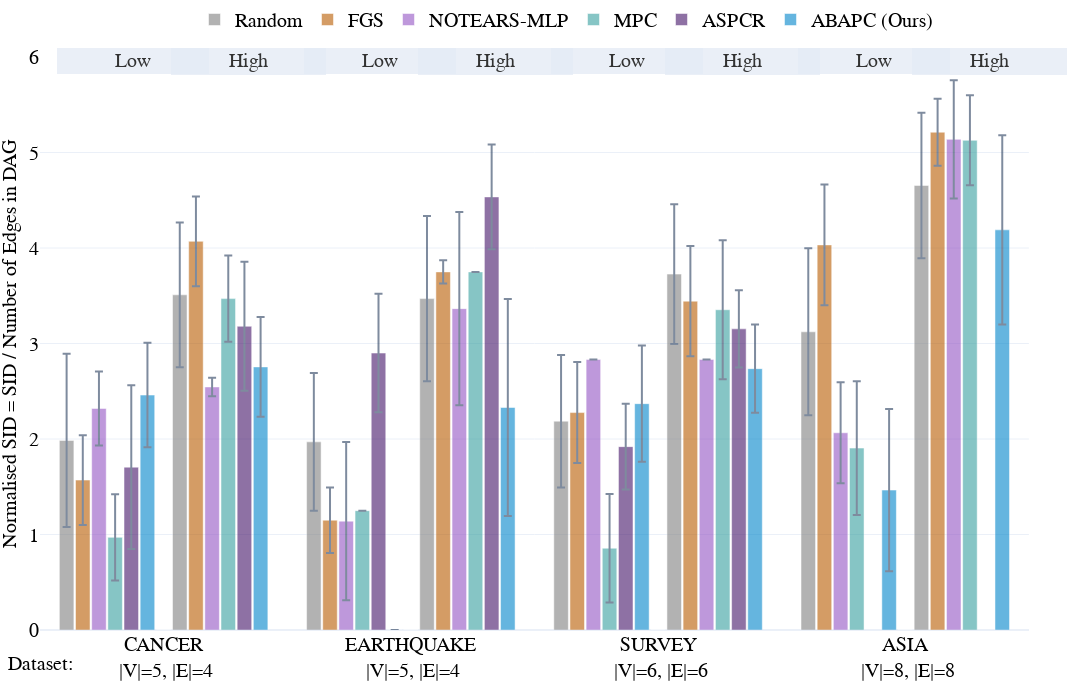

The code cell stored with this chart in its notebook:
### Markdown cell above
### CPDAG Evaluation

### Code cell
version_cpdag = version+'_cpdag'

all_sum = pd.DataFrame(np.load(f"../results/stored_results_{version}_cpdag.npy", allow_pickle=True), 
                       columns=['dataset', 'model', 'elapsed_mean', 'elapsed_std', 'nnz_mean', 'nnz_std', 
                                'fdr_mean', 'fdr_std', 'tpr_mean', 'tpr_std', 'fpr_mean', 'fpr_std', 
                                'precision_mean', 'precision_std', 'recall_mean', 'recall_std',
                                'F1_mean', 'F1_std', 'shd_mean', 'shd_std', 
                                'SID_low_mean', 'SID_low_std', 'SID_high_mean', 'SID_high_std'
                                ])
all_sum_aspcr = pd.DataFrame(np.load(f"../results/stored_results_aspcr_{version}_cpdag.npy", allow_pickle=True), 
                       columns=['dataset', 'model', 'elapsed_mean', 'elapsed_std', 'nnz_mean', 'nnz_std', 
                                'fdr_mean', 'fdr_std', 'tpr_mean', 'tpr_std', 'fpr_mean', 'fpr_std', 
                                'precision_mean', 'precision_std', 'recall_mean', 'recall_std',
                                'F1_mean', 'F1_std', 'shd_mean', 'shd_std', 
                                'SID_low_mean', 'SID_low_std', 'SID_high_mean', 'SID_high_std'
                                ])
all_sum_aspcr['model'] = 'ASPCR'

all_sum = pd.concat([all_sum, all_sum_aspcr])

all_sum['n_edges'] = all_sum['dataset'].map(dags_arcs_map)
all_sum['n_nodes'] = all_sum['dataset'].map(dags_nodes_map)
for var in ['shd','SID_low','SID_high']:
    all_sum['p_'+var+'_mean'] = all_sum[var+'_mean'].astype(float)/all_sum['n_edges'].astype(int)
    all_sum['p_'+var+'_std'] = all_sum[var+'_std'].astype(float)/all_sum['n_edges'].astype(int)
all_sum['dataset'] = [a.upper() for a in all_sum["dataset"].astype(str)]
all_sum['dataset'] = all_sum['dataset'] +np.repeat("<br> |V|=",len(all_sum))+ all_sum["n_nodes"].astype(str)+np.repeat(", |E|=",len(all_sum))+\
                     all_sum["n_edges"].astype(str)

double_bar_chart_plotly(all_sum, ['p_SID_low','p_SID_high'], names_dict, colors_dict, methods, save_figs=save_figs, output_name="../results/figs/Fig.2_SID_cpdag.html", debug=False, range_y1=[0,6], range_y2=[0,6])#

### Figure 1 — Plotly figure (JSON) as saved in the notebook; plotly's stock layout.template omitted (floating-point values rounded to 4 significant figures)
{"data": [{"error_y": {"array": [0.9075, 0.72, 0.6933, 0.8738], "type": "data", "visible": true}, "marker": {"color": "grey"}, "name": "Random", "offsetgroup": "0", "opacity": 0.6, "showlegend": true, "type": "bar", "x": ["CANCER<br> |V|=5, |E|=4", "EARTHQUAKE<br> |V|=5, |E|=4", "SURVEY<br> |V|=6, |E|=6", "ASIA<br> |V|=8, |E|=8"], "y": [1.985, 1.97, 2.187, 3.123], "yaxis": "y"}, {"error_y": {"array": [0.47, 0.3425, 0.5283, 0.6312], "type": "data", "visible": true}, "marker": {"color": "#b85c00"}, "name": "FGS", "offsetgroup": "1", "opacity": 0.6, "showlegend": true, "type": "bar", "x": ["CANCER<br> |V|=5, |E|=4", "EARTHQUAKE<br> |V|=5, |E|=4", "SURVEY<br> |V|=6, |E|=6", "ASIA<br> |V|=8, |E|=8"], "y": [1.57, 1.15, 2.277, 4.032], "yaxis": "y"}, {"error_y": {"array": [0.3875, 0.8275, 0, 0.5288], "type": "data", "visible": true}, "marker": {"color": "#9454c4"}, "name": "NOTEARS-MLP", "offsetgroup": "2", "opacity": 0.6, "showlegend": true, "type": "bar", "x": ["CANCER<br> |V|=5, |E|=4", "EARTHQUAKE<br> |V|=5, |E|=4", "SURVEY<br> |V|=6, |E|=6", "ASIA<br> |V|=8, |E|=8"], "y": [2.32, 1.14, 2.833, 2.065], "yaxis": "y"}, {"error_y": {"array": [0.4525, 0, 0.5683, 0.7], "type": "data", "visible": true}, "marker": {"color": "#379f9f"}, "name": "MPC", "offsetgroup": "3", "opacity": 0.6, "showlegend": true, "type": "bar", "x": ["CANCER<br> |V|=5, |E|=4", "EARTHQUAKE<br> |V|=5, |E|=4", "SURVEY<br> |V|=6, |E|=6", "ASIA<br> |V|=8, |E|=8"], "y": [0.97, 1.25, 0.8567, 1.905], "yaxis": "y"}, {"error_y": {"array": [0.8575, 0.62, 0.4483], "type": "data", "visible": true}, "marker": {"color": "#441469"}, "name": "ASPCR", "offsetgroup": "4", "opacity": 0.6, "showlegend": true, "type": "bar", "x": ["CANCER<br> |V|=5, |E|=4", "EARTHQUAKE<br> |V|=5, |E|=4", "SURVEY<br> |V|=6, |E|=6"], "y": [1.705, 2.9, 1.92], "yaxis": "y"}, {"error_y": {"array": [0.5475, 0, 0.6083, 0.8488], "type": "data", "visible": true}, "marker": {"color": "#0085CA"}, "name": "ABAPC (Ours)", "offsetgroup": "5", "opacity": 0.6, "showlegend": true, "type": "bar", "x": ["CANCER<br> |V|=5, |E|=4", "EARTHQUAKE<br> |V|=5, |E|=4", "SURVEY<br> |V|=6, |E|=6", "ASIA<br> |V|=8, |E|=8"], "y": [2.46, 0, 2.37, 1.465], "yaxis": "y"}, {"marker": {"color": "white"}, "name": "", "offsetgroup": "6", "opacity": 1, "showlegend": false, "type": "bar", "x": ["CANCER<br> |V|=5, |E|=4", "EARTHQUAKE<br> |V|=5, |E|=4", "SURVEY<br> |V|=6, |E|=6", "ASIA<br> |V|=8, |E|=8"], "y": [0, 0, 0, 0]}, {"error_y": {"array": [0.7575, 0.865, 0.7317, 0.7612], "type": "data", "visible": true}, "marker": {"color": "grey"}, "name": "Random", "offsetgroup": "7", "opacity": 0.6, "showlegend": false, "type": "bar", "x": ["CANCER<br> |V|=5, |E|=4", "EARTHQUAKE<br> |V|=5, |E|=4", "SURVEY<br> |V|=6, |E|=6", "ASIA<br> |V|=8, |E|=8"], "y": [3.51, 3.47, 3.727, 4.655], "yaxis": "y2"}, {"error_y": {"array": [0.47, 0.1225, 0.5767, 0.3513], "type": "data", "visible": true}, "marker": {"color": "#b85c00"}, "name": "FGS", "offsetgroup": "8", "opacity": 0.6, "showlegend": false, "type": "bar", "x": ["CANCER<br> |V|=5, |E|=4", "EARTHQUAKE<br> |V|=5, |E|=4", "SURVEY<br> |V|=6, |E|=6", "ASIA<br> |V|=8, |E|=8"], "y": [4.07, 3.75, 3.443, 5.213], "yaxis": "y2"}, {"error_y": {"array": [0.0975, 1.012, 0, 0.6188], "type": "data", "visible": true}, "marker": {"color": "#9454c4"}, "name": "NOTEARS-MLP", "offsetgroup": "9", "opacity": 0.6, "showlegend": false, "type": "bar", "x": ["CANCER<br> |V|=5, |E|=4", "EARTHQUAKE<br> |V|=5, |E|=4", "SURVEY<br> |V|=6, |E|=6", "ASIA<br> |V|=8, |E|=8"], "y": [2.545, 3.365, 2.833, 5.138], "yaxis": "y2"}, {"error_y": {"array": [0.4525, 0, 0.7267, 0.4713], "type": "data", "visible": true}, "marker": {"color": "#379f9f"}, "name": "MPC", "offsetgroup": "10", "opacity": 0.6, "showlegend": false, "type": "bar", "x": ["CANCER<br> |V|=5, |E|=4", "EARTHQUAKE<br> |V|=5, |E|=4", "SURVEY<br> |V|=6, |E|=6", "ASIA<br> |V|=8, |E|=8"], "y": [3.47, 3.75, 3.353, 5.128], "yaxis": "y2"}, {"error_y": {"array": [0.675, 0.5475, 0.405], "type": "data", "visible": true}, "marker": {"color": "#441469"}, "name": "ASPCR", "offsetgroup": "11", "opacity": 0.6, "showlegend": false, "type": "bar", "x": ["CANCER<br> |V|=5, |E|=4", "EARTHQUAKE<br> |V|=5, |E|=4", "SURVEY<br> |V|=6, |E|=6"], "y": [3.18, 4.535, 3.153], "yaxis": "y2"}, {"error_y": {"array": [0.5225, 1.135, 0.4617, 0.99], "type": "data", "visible": true}, "marker": {"color": "#0085CA"}, "name": "ABAPC (Ours)", "offsetgroup": "12", "opacity": 0.6, "showlegend": false, "type": "bar", "x": ["CANCER<br> |V|=5, |E|=4", "EARTHQUAKE<br> |V|=5, |E|=4", "SURVEY<br> |V|=6, |E|=6", "ASIA<br> |V|=8, |E|=8"], "y": [2.755, 2.33, 2.737, 4.19], "yaxis": "y2"}], "layout": {"annotations": [{"font": {"color": "Black", "family": "Serif", "size": 20}, "showarrow": false, "text": "Dataset:", "x": 0, "xanchor": "center", "xref": "paper", "y": -0.08, "yanchor": "bottom", "yref": "paper"}, {"bgcolor": "#E5ECF6", "bordercolor": "#E5ECF6", "borderwidth": 2, "font": {"color": "black", "size": 20}, "opacity": 0.8, "showarrow": false, "text": "           Low           ", "x": 0.017, "xanchor": "left", "xref": "x domain", "y": 1.015, "yref": "y domain"}, {"bgcolor": "#E5ECF6", "bordercolor": "#E5ECF6", "borderwidth": 2, "font": {"color": "black", "size": 20}, "opacity": 0.8, "showarrow": false, "text": "           High           ", "x": 0.132, "xanchor": "left", "xref": "x domain", "y": 1.015, "yref": "y domain"}, {"bgcolor": "#E5ECF6", "bordercolor": "#E5ECF6", "borderwidth": 2, "font": {"color": "black", "size": 20}, "opacity": 0.8, "showarrow": false, "text": "           Low           ", "x": 0.267, "xanchor": "left", "xref": "x domain", "y": 1.015, "yref": "y domain"}, {"bgcolor": "#E5ECF6", "bordercolor": "#E5ECF6", "borderwidth": 2, "font": {"color": "black", "size": 20}, "opacity": 0.8, "showarrow": false, "text": "           High           ", "x": 0.382, "xanchor": "left", "xref": "x domain", "y": 1.015, "yref": "y domain"}, {"bgcolor": "#E5ECF6", "bordercolor": "#E5ECF6", "borderwidth": 2, "font": {"color": "black", "size": 20}, "opacity": 0.8, "showarrow": false, "text": "           Low           ", "x": 0.517, "xanchor": "left", "xref": "x domain", "y": 1.015, "yref": "y domain"}, {"bgcolor": "#E5ECF6", "bordercolor": "#E5ECF6", "borderwidth": 2, "font": {"color": "black", "size": 20}, "opacity": 0.8, "showarrow": false, "text": "           High           ", "x": 0.632, "xanchor": "left", "xref": "x domain", "y": 1.015, "yref": "y domain"}, {"bgcolor": "#E5ECF6", "bordercolor": "#E5ECF6", "borderwidth": 2, "font": {"color": "black", "size": 20}, "opacity": 0.8, "showarrow": false, "text": "           Low           ", "x": 0.767, "xanchor": "left", "xref": "x domain", "y": 1.015, "yref": "y domain"}, {"bgcolor": "#E5ECF6", "bordercolor": "#E5ECF6", "borderwidth": 2, "font": {"color": "black", "size": 20}, "opacity": 0.8, "showarrow": false, "text": "           High           ", "x": 0.882, "xanchor": "left", "xref": "x domain", "y": 1.015, "yref": "y domain"}], "bargap": 0.15, "bargroupgap": 0.1, "barmode": "group", "font": {"color": "black", "family": "Serif", "size": 20}, "height": 700, "hovermode": "x unified", "legend": {"orientation": "h", "x": 0.5, "xanchor": "center", "y": 1.1, "yanchor": "top"}, "margin": {"b": 70, "l": 40, "r": 0, "t": 20}, "width": 1600, "xaxis": {"anchor": "y", "domain": [0, 0.94]}, "yaxis": {"anchor": "x", "domain": [0, 1], "range": [0, 6], "title": {"font": {"size": 20}, "text": "Normalised SID = SID / Number of Edges in DAG"}}, "yaxis2": {"anchor": "x", "overlaying": "y", "range": [0, 6], "scaleanchor": 0, "showgrid": false, "showline": false, "showticklabels": false, "side": "right", "title": {"font": {"size": 20}, "text": ""}, "zeroline": true}}}
